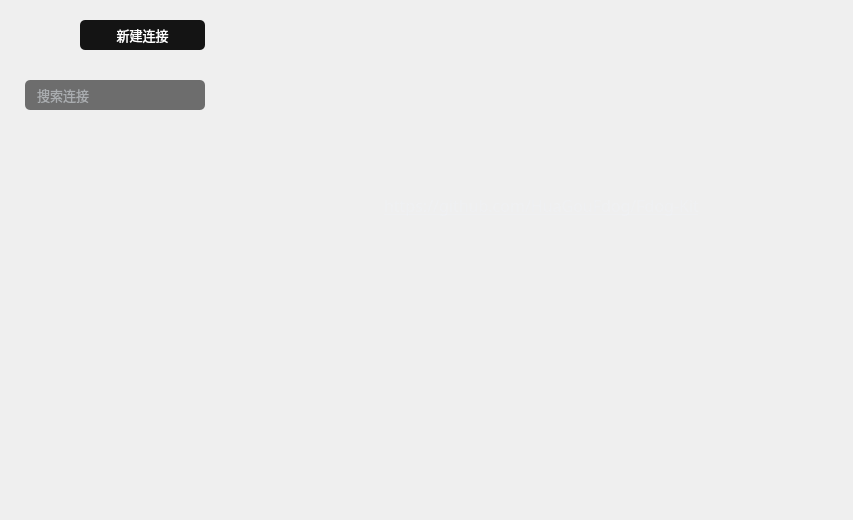
<?xml version="1.0" encoding="UTF-8"?>
<ui version="4.0">
 <class>zookeepermanagewidget</class>
 <widget class="QWidget" name="zookeepermanagewidget">
  <property name="geometry">
   <rect>
    <x>0</x>
    <y>0</y>
    <width>853</width>
    <height>520</height>
   </rect>
  </property>
  <property name="windowTitle">
   <string>Form</string>
  </property>
  <layout class="QHBoxLayout" name="horizontalLayout">
   <property name="spacing">
    <number>0</number>
   </property>
   <property name="leftMargin">
    <number>0</number>
   </property>
   <property name="topMargin">
    <number>0</number>
   </property>
   <property name="rightMargin">
    <number>0</number>
   </property>
   <property name="bottomMargin">
    <number>0</number>
   </property>
   <item>
    <widget class="QWidget" name="widget_left" native="true">
     <property name="minimumSize">
      <size>
       <width>230</width>
       <height>0</height>
      </size>
     </property>
     <property name="maximumSize">
      <size>
       <width>230</width>
       <height>16777215</height>
      </size>
     </property>
     <property name="font">
      <font>
       <family>OPPOSans B</family>
      </font>
     </property>
     <property name="styleSheet">
      <string notr="true">#widget_left{
border-image: url(:/lib/back2.png);
border-right:0px solid rgba(108, 117, 125, 65); 
}
QScrollBar:vertical{
    width: 10px;
	background-color: rgba(0, 41, 69, 0);
    margin: 0px,0px,0px,0px;
    padding-top: 0px;		/*//隐藏上下的箭头*/
    padding-bottom: 0px;
}


QScrollBar::handle:vertical{
    width: 10px;
	
	background-color: rgb(239, 239, 239);
    /*滚动条两端变成椭圆 */
    border-radius: 2px;
    min-height: 0;
}

QScrollBar::sub-page:vertical {
    
	background-color: rgba(255, 255, 255, 0);
}
QScrollBar::add-page:vertical 
{
    background-color: rgba(255, 255, 255, 0);
}

QScrollBar::add-line:vertical {
	border: none;
    height: 0px;
    subcontrol-position: bottom;
    subcontrol-origin: margin;
}
QScrollBar::sub-line:vertical {
    border: none;
    height: 0px;
    subcontrol-position: top;
    subcontrol-origin: margin;
}

QScrollBar::down-arrow:vertical {
    border:none;
}

QScrollBar::up-arrow:vertical {
    border:none;
}</string>
     </property>
     <layout class="QVBoxLayout" name="verticalLayout_6">
      <property name="spacing">
       <number>10</number>
      </property>
      <property name="leftMargin">
       <number>25</number>
      </property>
      <property name="topMargin">
       <number>0</number>
      </property>
      <property name="rightMargin">
       <number>25</number>
      </property>
      <property name="bottomMargin">
       <number>0</number>
      </property>
      <item>
       <widget class="QWidget" name="widget_side_top" native="true">
        <property name="minimumSize">
         <size>
          <width>0</width>
          <height>70</height>
         </size>
        </property>
        <property name="maximumSize">
         <size>
          <width>16777215</width>
          <height>70</height>
         </size>
        </property>
        <layout class="QHBoxLayout" name="horizontalLayout_4">
         <property name="spacing">
          <number>0</number>
         </property>
         <property name="leftMargin">
          <number>0</number>
         </property>
         <property name="topMargin">
          <number>5</number>
         </property>
         <property name="rightMargin">
          <number>0</number>
         </property>
         <property name="bottomMargin">
          <number>5</number>
         </property>
         <item>
          <widget class="QLabel" name="label_zk_icon">
           <property name="styleSheet">
            <string notr="true">image: url(:/lib/Zookeeper21.png);</string>
           </property>
           <property name="text">
            <string/>
           </property>
          </widget>
         </item>
         <item>
          <widget class="QToolButton" name="toolButton_newCreate">
           <property name="minimumSize">
            <size>
             <width>125</width>
             <height>30</height>
            </size>
           </property>
           <property name="font">
            <font>
             <family>OPPOSans B</family>
             <pointsize>10</pointsize>
             <stylestrategy>PreferAntialias</stylestrategy>
            </font>
           </property>
           <property name="styleSheet">
            <string notr="true">QToolButton {
	color: rgb(255, 255, 255);
	
	
	background-color: rgb(20, 20, 20);
	border-radius: 5px;
}

QToolButton::menu-indicator { 
	image: None;
}
 
QToolButton:hover {
	color: rgb(255, 255, 255);
	background-color: rgb(20, 20, 20);
}</string>
           </property>
           <property name="text">
            <string>新建连接</string>
           </property>
           <property name="icon">
            <iconset resource="lib.qrc">
             <normaloff>:/lib/Zookeeper2.png</normaloff>:/lib/Zookeeper2.png</iconset>
           </property>
           <property name="toolButtonStyle">
            <enum>Qt::ToolButtonTextOnly</enum>
           </property>
          </widget>
         </item>
        </layout>
       </widget>
      </item>
      <item>
       <widget class="QLineEdit" name="lineEdit_find">
        <property name="minimumSize">
         <size>
          <width>180</width>
          <height>30</height>
         </size>
        </property>
        <property name="maximumSize">
         <size>
          <width>200</width>
          <height>30</height>
         </size>
        </property>
        <property name="font">
         <font>
          <family>OPPOSans</family>
          <pointsize>10</pointsize>
          <stylestrategy>PreferAntialias</stylestrategy>
         </font>
        </property>
        <property name="styleSheet">
         <string notr="true">QLineEdit{
color: rgb(231, 238, 244);
border-radius: 14px;
background-color: rgb(25, 25, 25, 155);
border: 0px solid rgba(255, 255, 255, 0);
border-radius: 5px;
padding-left:10px;
padding-right:10px;
}</string>
        </property>
        <property name="placeholderText">
         <string>搜索连接</string>
        </property>
       </widget>
      </item>
      <item>
       <widget class="QWidget" name="widget_side_body" native="true">
        <layout class="QVBoxLayout" name="verticalLayout_3">
         <property name="leftMargin">
          <number>0</number>
         </property>
         <property name="topMargin">
          <number>0</number>
         </property>
         <property name="rightMargin">
          <number>0</number>
         </property>
         <property name="bottomMargin">
          <number>0</number>
         </property>
         <item>
          <widget class="QScrollArea" name="scrollArea">
           <property name="styleSheet">
            <string notr="true">QScrollArea{
	border: none;
}

QScrollBar:vertical {
    width: 10px;
	background-color: rgba(0, 41, 69, 0);
    margin: 0px,0px,0px,0px;
    padding-top: 0px;		/*//隐藏上下的箭头*/
    padding-bottom: 0px;
}
QScrollBar::handle:vertical {
    width: 10px;
	
	background-color: rgb(239, 239, 239);
    /*滚动条两端变成椭圆 */
    border-radius: 2px;
    min-height: 0;
}

QScrollBar::sub-page:vertical {
    
	background-color: rgba(255, 255, 255, 0);
}
QScrollBar::add-page:vertical 
{
    background-color: rgba(255, 255, 255, 0);
}

QScrollBar::add-line:vertical {
	border: none;
    height: 0px;
    subcontrol-position: bottom;
    subcontrol-origin: margin;
}
QScrollBar::sub-line:vertical {
    border: none;
    height: 0px;
    subcontrol-position: top;
    subcontrol-origin: margin;
}

QScrollBar::down-arrow:vertical {
    border:none;
}
QScrollBar::up-arrow:vertical {
    border:none;
}</string>
           </property>
           <property name="widgetResizable">
            <bool>true</bool>
           </property>
           <widget class="QWidget" name="scrollAreaWidgetContents">
            <property name="geometry">
             <rect>
              <x>0</x>
              <y>0</y>
              <width>180</width>
              <height>400</height>
             </rect>
            </property>
            <property name="styleSheet">
             <string notr="true">QToolButton {
	font: 10pt &quot;OPPOSans B&quot;;
    qproperty-iconSize: 22px 22px;
	background-color: rgba(255, 255, 255, 20);
	border: none;
	border-radius:3px;
	color: rgb(255, 255, 255);
}

QToolButton::menu-indicator { 
	image: None;
}

QToolButton:hover {
	border-radius:3px;
	color: rgb(255, 255, 255);
	background-color: rgba(255, 255, 255, 50);
	border: none;
}

 
QToolButton:checked {
	border-radius:3px;
	color: rgb(255, 255, 255);
	background-color: rgb(21, 21, 21);
	border: none;
}

QMenu {
background-color: rgb(30, 34, 39);
padding:10px;
margin:10px;
/*padding: 3px 0px 3px 0px;*/
border-radius:6px;
border:0px solid rgb(108, 117, 125, 65); 
}
QMenu::item {
	font-size: 10pt;
	font: 10pt &quot;OPPOSans B&quot;;
	
	color: rgb(214, 233, 234);
    background-color: rgb(30, 34, 39);
    /*padding: 5px 25px 5px 25px;*/
    /*margin-left: 10px;*/
    /*margin-right: 10px;*/
}
QMenu::item:selected {
	background-color: rgba(44, 49, 58, 250);
	border-radius:6px;

}
QMenu::icon:checked {
    background: rgb(253,253,254);
    position: absolute;
    top: 1px;
    right: 1px;
    bottom: 1px;
    left: 1px;
}
QMenu::icon:checked:selected {
    background-color : rgb(236,236,237);
    background-image: url(:/space_selected.png);
}
QMenu::separator {
    height: 1px;
    background: rgb(214, 233, 234);
    /*margin-left: 10px;*/
    /*margin-right: 10px;*/
}</string>
            </property>
            <layout class="QVBoxLayout" name="verticalLayout_2">
             <property name="leftMargin">
              <number>0</number>
             </property>
             <property name="topMargin">
              <number>0</number>
             </property>
             <property name="rightMargin">
              <number>0</number>
             </property>
             <property name="bottomMargin">
              <number>0</number>
             </property>
             <item>
              <spacer name="verticalSpacer">
               <property name="orientation">
                <enum>Qt::Vertical</enum>
               </property>
               <property name="sizeHint" stdset="0">
                <size>
                 <width>20</width>
                 <height>309</height>
                </size>
               </property>
              </spacer>
             </item>
            </layout>
           </widget>
          </widget>
         </item>
        </layout>
       </widget>
      </item>
     </layout>
    </widget>
   </item>
   <item>
    <widget class="QWidget" name="widget_right" native="true">
     <layout class="QVBoxLayout" name="verticalLayout">
      <property name="spacing">
       <number>0</number>
      </property>
      <property name="leftMargin">
       <number>0</number>
      </property>
      <property name="topMargin">
       <number>0</number>
      </property>
      <property name="rightMargin">
       <number>0</number>
      </property>
      <property name="bottomMargin">
       <number>0</number>
      </property>
      <item>
       <widget class="QStackedWidget" name="stackedWidget">
        <property name="currentIndex">
         <number>0</number>
        </property>
        <widget class="QWidget" name="page_2">
         <layout class="QVBoxLayout" name="verticalLayout_4" stretch="1,1,1,4">
          <item>
           <spacer name="verticalSpacer_3">
            <property name="orientation">
             <enum>Qt::Vertical</enum>
            </property>
            <property name="sizeHint" stdset="0">
             <size>
              <width>20</width>
              <height>30</height>
             </size>
            </property>
           </spacer>
          </item>
          <item>
           <widget class="QLabel" name="label">
            <property name="minimumSize">
             <size>
              <width>0</width>
              <height>104</height>
             </size>
            </property>
            <property name="styleSheet">
             <string notr="true">image: url(:/lib/icon500.png);</string>
            </property>
            <property name="text">
             <string/>
            </property>
           </widget>
          </item>
          <item>
           <widget class="QToolButton" name="toolButton">
            <property name="sizePolicy">
             <sizepolicy hsizetype="Expanding" vsizetype="Fixed">
              <horstretch>0</horstretch>
              <verstretch>0</verstretch>
             </sizepolicy>
            </property>
            <property name="font">
             <font>
              <family>OPPOSans B</family>
              <pointsize>12</pointsize>
              <underline>true</underline>
              <stylestrategy>PreferAntialias</stylestrategy>
             </font>
            </property>
            <property name="styleSheet">
             <string notr="true">QToolButton {
	color: rgb(242, 245, 255, 50);
	background-color: rgba(255, 255, 255, 0);
	border: none;
}

QToolButton::menu-indicator { 
	image: None;
}

 
QToolButton:hover {
	color: rgb(242, 245, 255, 50);
	background-color: rgba(255, 255, 255, 0);
	border: none;
}</string>
            </property>
            <property name="text">
             <string>https://github.com/HuaGouFdog/Fdog-Kit</string>
            </property>
           </widget>
          </item>
          <item>
           <spacer name="verticalSpacer_2">
            <property name="orientation">
             <enum>Qt::Vertical</enum>
            </property>
            <property name="sizeHint" stdset="0">
             <size>
              <width>20</width>
              <height>40</height>
             </size>
            </property>
           </spacer>
          </item>
         </layout>
        </widget>
        <widget class="QWidget" name="page">
         <layout class="QHBoxLayout" name="horizontalLayout_3" stretch="1,8,1">
          <item>
           <spacer name="horizontalSpacer_2">
            <property name="orientation">
             <enum>Qt::Horizontal</enum>
            </property>
            <property name="sizeHint" stdset="0">
             <size>
              <width>40</width>
              <height>20</height>
             </size>
            </property>
           </spacer>
          </item>
          <item>
           <widget class="QWidget" name="verticalWidget" native="true">
            <property name="maximumSize">
             <size>
              <width>350</width>
              <height>16777215</height>
             </size>
            </property>
            <layout class="QVBoxLayout" name="verticalLayout_5" stretch="1,1,1,5">
             <property name="spacing">
              <number>33</number>
             </property>
             <item>
              <spacer name="verticalSpacer_5">
               <property name="orientation">
                <enum>Qt::Vertical</enum>
               </property>
               <property name="sizeHint" stdset="0">
                <size>
                 <width>20</width>
                 <height>40</height>
                </size>
               </property>
              </spacer>
             </item>
             <item>
              <widget class="QWidget" name="horizontalWidget" native="true">
               <property name="maximumSize">
                <size>
                 <width>16777215</width>
                 <height>230</height>
                </size>
               </property>
               <layout class="QGridLayout" name="gridLayout">
                <property name="topMargin">
                 <number>10</number>
                </property>
                <property name="bottomMargin">
                 <number>10</number>
                </property>
                <property name="horizontalSpacing">
                 <number>10</number>
                </property>
                <property name="verticalSpacing">
                 <number>30</number>
                </property>
                <item row="1" column="0">
                 <widget class="QLabel" name="label_port_zk">
                  <property name="font">
                   <font>
                    <family>OPPOSans B</family>
                    <pointsize>10</pointsize>
                   </font>
                  </property>
                  <property name="text">
                   <string>端口</string>
                  </property>
                 </widget>
                </item>
                <item row="1" column="1">
                 <widget class="QLineEdit" name="lineEdit_port_zk_data">
                  <property name="minimumSize">
                   <size>
                    <width>0</width>
                    <height>35</height>
                   </size>
                  </property>
                  <property name="maximumSize">
                   <size>
                    <width>300</width>
                    <height>28</height>
                   </size>
                  </property>
                  <property name="font">
                   <font>
                    <family>OPPOSans B</family>
                    <pointsize>10</pointsize>
                   </font>
                  </property>
                  <property name="styleSheet">
                   <string notr="true">background-color: rgb(25, 25, 25, 155);
border-radius: 5px;
padding-left:10px;
padding-right:10px;</string>
                  </property>
                  <property name="text">
                   <string>11100</string>
                  </property>
                  <property name="placeholderText">
                   <string>22</string>
                  </property>
                 </widget>
                </item>
                <item row="3" column="1">
                 <widget class="QLineEdit" name="lineEdit_remark_zk">
                  <property name="minimumSize">
                   <size>
                    <width>0</width>
                    <height>35</height>
                   </size>
                  </property>
                  <property name="maximumSize">
                   <size>
                    <width>300</width>
                    <height>28</height>
                   </size>
                  </property>
                  <property name="font">
                   <font>
                    <family>OPPOSans B</family>
                    <pointsize>10</pointsize>
                   </font>
                  </property>
                  <property name="styleSheet">
                   <string notr="true">background-color: rgb(25, 25, 25, 155);
border-radius: 5px;
padding-left:10px;
padding-right:10px;</string>
                  </property>
                  <property name="text">
                   <string/>
                  </property>
                  <property name="placeholderText">
                   <string>测试</string>
                  </property>
                 </widget>
                </item>
                <item row="3" column="0">
                 <widget class="QLabel" name="label_remark_zk">
                  <property name="font">
                   <font>
                    <family>OPPOSans B</family>
                    <pointsize>10</pointsize>
                   </font>
                  </property>
                  <property name="text">
                   <string>备注</string>
                  </property>
                 </widget>
                </item>
                <item row="0" column="0">
                 <widget class="QLabel" name="label_host_zk">
                  <property name="font">
                   <font>
                    <family>OPPOSans B</family>
                    <pointsize>10</pointsize>
                   </font>
                  </property>
                  <property name="text">
                   <string>主机</string>
                  </property>
                 </widget>
                </item>
                <item row="0" column="1">
                 <widget class="QLineEdit" name="lineEdit_host_zk_data">
                  <property name="minimumSize">
                   <size>
                    <width>0</width>
                    <height>35</height>
                   </size>
                  </property>
                  <property name="maximumSize">
                   <size>
                    <width>300</width>
                    <height>28</height>
                   </size>
                  </property>
                  <property name="font">
                   <font>
                    <family>OPPOSans B</family>
                    <pointsize>10</pointsize>
                   </font>
                  </property>
                  <property name="styleSheet">
                   <string notr="true">background-color: rgb(25, 25, 25, 155);
border-radius: 5px;
padding-left:10px;
padding-right:10px;</string>
                  </property>
                  <property name="text">
                   <string>172.16.8.156</string>
                  </property>
                  <property name="placeholderText">
                   <string>127.0.0.1</string>
                  </property>
                 </widget>
                </item>
                <item row="2" column="0">
                 <widget class="QLabel" name="label_timeout_zk">
                  <property name="font">
                   <font>
                    <family>OPPOSans B</family>
                    <pointsize>10</pointsize>
                   </font>
                  </property>
                  <property name="text">
                   <string>超时时间</string>
                  </property>
                 </widget>
                </item>
                <item row="2" column="1">
                 <widget class="QLineEdit" name="lineEdit_timeout_zk">
                  <property name="minimumSize">
                   <size>
                    <width>0</width>
                    <height>35</height>
                   </size>
                  </property>
                  <property name="maximumSize">
                   <size>
                    <width>300</width>
                    <height>28</height>
                   </size>
                  </property>
                  <property name="font">
                   <font>
                    <family>OPPOSans B</family>
                    <pointsize>10</pointsize>
                   </font>
                  </property>
                  <property name="styleSheet">
                   <string notr="true">background-color: rgb(25, 25, 25, 155);
border-radius: 5px;
padding-left:10px;
padding-right:10px;</string>
                  </property>
                  <property name="text">
                   <string>5000</string>
                  </property>
                  <property name="placeholderText">
                   <string>22</string>
                  </property>
                 </widget>
                </item>
               </layout>
              </widget>
             </item>
             <item>
              <widget class="QWidget" name="widget_3" native="true">
               <property name="maximumSize">
                <size>
                 <width>16777215</width>
                 <height>50</height>
                </size>
               </property>
               <layout class="QHBoxLayout" name="horizontalLayout_2">
                <property name="spacing">
                 <number>10</number>
                </property>
                <property name="leftMargin">
                 <number>0</number>
                </property>
                <property name="topMargin">
                 <number>0</number>
                </property>
                <property name="rightMargin">
                 <number>2</number>
                </property>
                <property name="bottomMargin">
                 <number>0</number>
                </property>
                <item>
                 <spacer name="horizontalSpacer">
                  <property name="orientation">
                   <enum>Qt::Horizontal</enum>
                  </property>
                  <property name="sizeHint" stdset="0">
                   <size>
                    <width>40</width>
                    <height>20</height>
                   </size>
                  </property>
                 </spacer>
                </item>
                <item>
                 <widget class="QToolButton" name="toolButton_connect">
                  <property name="minimumSize">
                   <size>
                    <width>70</width>
                    <height>28</height>
                   </size>
                  </property>
                  <property name="maximumSize">
                   <size>
                    <width>70</width>
                    <height>28</height>
                   </size>
                  </property>
                  <property name="font">
                   <font>
                    <family>OPPOSans B</family>
                    <pointsize>10</pointsize>
                    <stylestrategy>PreferAntialias</stylestrategy>
                   </font>
                  </property>
                  <property name="styleSheet">
                   <string notr="true">QToolButton {
	color: rgb(26, 26, 26);
	background-color: rgb(113, 212, 219);
	border-radius: 5px;
}

QToolButton::menu-indicator { 
	image: None;
}

 
QToolButton:hover {
	color: rgb(26, 26, 26);
	background-color: rgb(113, 212, 219);
}</string>
                  </property>
                  <property name="text">
                   <string>连接</string>
                  </property>
                 </widget>
                </item>
                <item>
                 <widget class="QToolButton" name="toolButton_save">
                  <property name="minimumSize">
                   <size>
                    <width>70</width>
                    <height>28</height>
                   </size>
                  </property>
                  <property name="maximumSize">
                   <size>
                    <width>70</width>
                    <height>28</height>
                   </size>
                  </property>
                  <property name="font">
                   <font>
                    <family>OPPOSans B</family>
                    <pointsize>10</pointsize>
                    <stylestrategy>PreferAntialias</stylestrategy>
                   </font>
                  </property>
                  <property name="styleSheet">
                   <string notr="true">QToolButton {
	color: rgb(255, 255, 255);
	
	background-color: rgb(67, 67, 67);
	border-radius: 5px;
}

QToolButton::menu-indicator { 
	image: None;
}

 
QToolButton:hover {
	color: rgb(255, 255, 255);
	background-color: rgb(67, 67, 67);
}</string>
                  </property>
                  <property name="text">
                   <string>保存</string>
                  </property>
                 </widget>
                </item>
                <item>
                 <widget class="QToolButton" name="toolButton_close">
                  <property name="minimumSize">
                   <size>
                    <width>70</width>
                    <height>28</height>
                   </size>
                  </property>
                  <property name="maximumSize">
                   <size>
                    <width>70</width>
                    <height>28</height>
                   </size>
                  </property>
                  <property name="font">
                   <font>
                    <family>OPPOSans B</family>
                    <pointsize>10</pointsize>
                    <stylestrategy>PreferAntialias</stylestrategy>
                   </font>
                  </property>
                  <property name="styleSheet">
                   <string notr="true">QToolButton {
	color: rgb(255, 255, 255);
	
	background-color: rgb(67, 67, 67);
	border-radius: 5px;
}

QToolButton::menu-indicator { 
	image: None;
}

 
QToolButton:hover {
	color: rgb(255, 255, 255);
	background-color: rgb(67, 67, 67);
}</string>
                  </property>
                  <property name="text">
                   <string>取消</string>
                  </property>
                 </widget>
                </item>
               </layout>
              </widget>
             </item>
             <item>
              <spacer name="verticalSpacer_4">
               <property name="orientation">
                <enum>Qt::Vertical</enum>
               </property>
               <property name="sizeHint" stdset="0">
                <size>
                 <width>20</width>
                 <height>40</height>
                </size>
               </property>
              </spacer>
             </item>
            </layout>
           </widget>
          </item>
          <item>
           <spacer name="horizontalSpacer_3">
            <property name="orientation">
             <enum>Qt::Horizontal</enum>
            </property>
            <property name="sizeHint" stdset="0">
             <size>
              <width>40</width>
              <height>20</height>
             </size>
            </property>
           </spacer>
          </item>
         </layout>
        </widget>
       </widget>
      </item>
     </layout>
    </widget>
   </item>
  </layout>
 </widget>
 <resources>
  <include location="lib.qrc"/>
 </resources>
 <connections/>
</ui>
